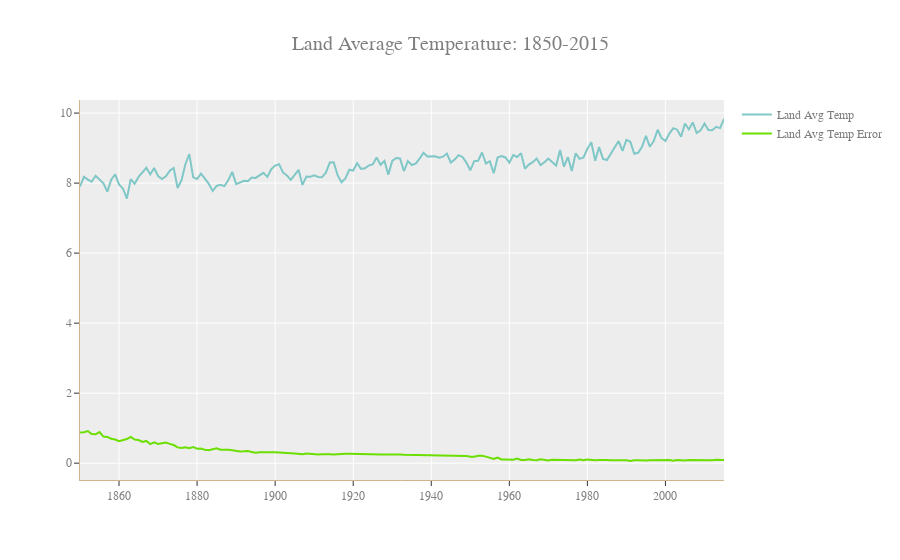

Notebook code for this chart:
### Code cell
# Creating the dataset - using copy
land_avg = global_temperatures_nonas.groupby('year')['LandAverageTemperature', 'LandAverageTemperatureUncertainty'].mean().reset_index()

# Creating the graph
fig = go.Figure()
fig.update_layout(title="Land Average Temperature: 1850-2015", title_font_size = 20,
                  font=dict( family="Courier New, monospace", size=12,color="#7f7f7f"),
                  template = "ggplot2", hovermode= 'closest')
fig.update_xaxes(showline=True, linewidth=1, linecolor='tan')
fig.update_yaxes(showline=True, linewidth=1, linecolor='tan')

fig.add_trace(go.Scatter(x = land_avg['year'], y = land_avg['LandAverageTemperature'], mode = 'lines',
                        name = 'Land Avg Temp', marker_color='rgb(128, 199, 199)'))

fig.add_trace(go.Scatter(x = land_avg['year'], y = land_avg['LandAverageTemperatureUncertainty'], mode = 'lines',
                        name = 'Land Avg Temp Error', marker_color = 'rgb(107,223,1)'))

### Figure 1 — Plotly figure (JSON) as saved in the notebook; plotly's stock layout.template omitted (floating-point values rounded to 4 significant figures; data arrays with more than 128 entries replaced by an {"elided": "..."} marker saying what was removed)
{"data": [{"marker": {"color": "rgb(128, 199, 199)"}, "mode": "lines", "name": "Land Avg Temp", "type": "scatter", "x": {"elided": "166 int values"}, "y": {"elided": "166 float values"}}, {"marker": {"color": "rgb(107,223,1)"}, "mode": "lines", "name": "Land Avg Temp Error", "type": "scatter", "x": {"elided": "166 int values"}, "y": {"elided": "166 float values"}}], "layout": {"font": {"color": "#7f7f7f", "family": "Courier New, monospace", "size": 12}, "hovermode": "closest", "title": {"font": {"size": 20}, "text": "Land Average Temperature: 1850-2015"}, "xaxis": {"linecolor": "tan", "linewidth": 1, "showline": true}, "yaxis": {"linecolor": "tan", "linewidth": 1, "showline": true}}}
